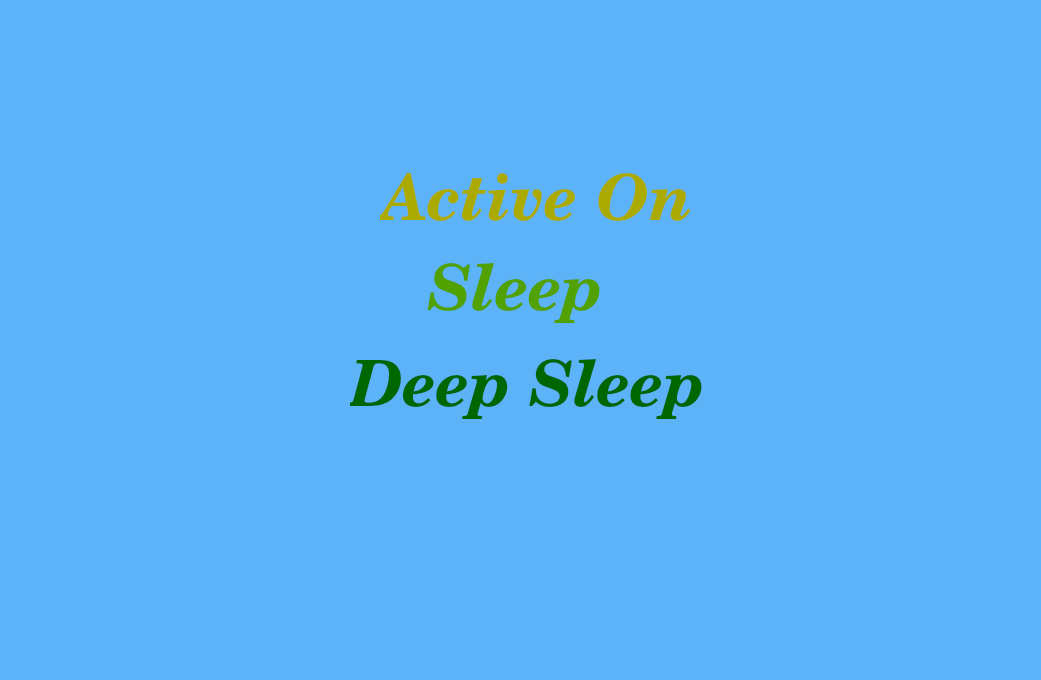
<?xml version="1.0" encoding="UTF-8"?>
<ui version="4.0">
 <class>Widget</class>
 <widget class="QWidget" name="Widget">
  <property name="geometry">
   <rect>
    <x>0</x>
    <y>0</y>
    <width>1041</width>
    <height>680</height>
   </rect>
  </property>
  <property name="palette">
   <palette>
    <active>
     <colorrole role="WindowText">
      <brush brushstyle="SolidPattern">
       <color alpha="255">
        <red>0</red>
        <green>0</green>
        <blue>0</blue>
       </color>
      </brush>
     </colorrole>
     <colorrole role="Dark">
      <brush brushstyle="SolidPattern">
       <color alpha="255">
        <red>170</red>
        <green>85</green>
        <blue>0</blue>
       </color>
      </brush>
     </colorrole>
     <colorrole role="Text">
      <brush brushstyle="SolidPattern">
       <color alpha="255">
        <red>170</red>
        <green>85</green>
        <blue>0</blue>
       </color>
      </brush>
     </colorrole>
     <colorrole role="ButtonText">
      <brush brushstyle="SolidPattern">
       <color alpha="255">
        <red>0</red>
        <green>0</green>
        <blue>0</blue>
       </color>
      </brush>
     </colorrole>
     <colorrole role="Base">
      <brush brushstyle="SolidPattern">
       <color alpha="255">
        <red>255</red>
        <green>255</green>
        <blue>255</blue>
       </color>
      </brush>
     </colorrole>
     <colorrole role="Window">
      <brush brushstyle="SolidPattern">
       <color alpha="255">
        <red>93</red>
        <green>179</green>
        <blue>248</blue>
       </color>
      </brush>
     </colorrole>
    </active>
    <inactive>
     <colorrole role="WindowText">
      <brush brushstyle="SolidPattern">
       <color alpha="255">
        <red>0</red>
        <green>0</green>
        <blue>0</blue>
       </color>
      </brush>
     </colorrole>
     <colorrole role="Dark">
      <brush brushstyle="SolidPattern">
       <color alpha="255">
        <red>170</red>
        <green>85</green>
        <blue>0</blue>
       </color>
      </brush>
     </colorrole>
     <colorrole role="Text">
      <brush brushstyle="SolidPattern">
       <color alpha="255">
        <red>170</red>
        <green>85</green>
        <blue>0</blue>
       </color>
      </brush>
     </colorrole>
     <colorrole role="ButtonText">
      <brush brushstyle="SolidPattern">
       <color alpha="255">
        <red>0</red>
        <green>0</green>
        <blue>0</blue>
       </color>
      </brush>
     </colorrole>
     <colorrole role="Base">
      <brush brushstyle="SolidPattern">
       <color alpha="255">
        <red>255</red>
        <green>255</green>
        <blue>255</blue>
       </color>
      </brush>
     </colorrole>
     <colorrole role="Window">
      <brush brushstyle="SolidPattern">
       <color alpha="255">
        <red>93</red>
        <green>179</green>
        <blue>248</blue>
       </color>
      </brush>
     </colorrole>
    </inactive>
    <disabled>
     <colorrole role="WindowText">
      <brush brushstyle="SolidPattern">
       <color alpha="255">
        <red>170</red>
        <green>85</green>
        <blue>0</blue>
       </color>
      </brush>
     </colorrole>
     <colorrole role="Dark">
      <brush brushstyle="SolidPattern">
       <color alpha="255">
        <red>170</red>
        <green>85</green>
        <blue>0</blue>
       </color>
      </brush>
     </colorrole>
     <colorrole role="Text">
      <brush brushstyle="SolidPattern">
       <color alpha="255">
        <red>170</red>
        <green>85</green>
        <blue>0</blue>
       </color>
      </brush>
     </colorrole>
     <colorrole role="ButtonText">
      <brush brushstyle="SolidPattern">
       <color alpha="255">
        <red>170</red>
        <green>85</green>
        <blue>0</blue>
       </color>
      </brush>
     </colorrole>
     <colorrole role="Base">
      <brush brushstyle="SolidPattern">
       <color alpha="255">
        <red>93</red>
        <green>179</green>
        <blue>248</blue>
       </color>
      </brush>
     </colorrole>
     <colorrole role="Window">
      <brush brushstyle="SolidPattern">
       <color alpha="255">
        <red>93</red>
        <green>179</green>
        <blue>248</blue>
       </color>
      </brush>
     </colorrole>
    </disabled>
   </palette>
  </property>
  <property name="windowTitle">
   <string/>
  </property>
  <property name="autoFillBackground">
   <bool>false</bool>
  </property>
  <widget class="QLabel" name="label">
   <property name="geometry">
    <rect>
     <x>380</x>
     <y>160</y>
     <width>311</width>
     <height>101</height>
    </rect>
   </property>
   <property name="sizePolicy">
    <sizepolicy hsizetype="Expanding" vsizetype="Expanding">
     <horstretch>0</horstretch>
     <verstretch>0</verstretch>
    </sizepolicy>
   </property>
   <property name="palette">
    <palette>
     <active>
      <colorrole role="WindowText">
       <brush brushstyle="SolidPattern">
        <color alpha="255">
         <red>170</red>
         <green>170</green>
         <blue>0</blue>
        </color>
       </brush>
      </colorrole>
     </active>
     <inactive>
      <colorrole role="WindowText">
       <brush brushstyle="SolidPattern">
        <color alpha="255">
         <red>170</red>
         <green>170</green>
         <blue>0</blue>
        </color>
       </brush>
      </colorrole>
     </inactive>
     <disabled>
      <colorrole role="WindowText">
       <brush brushstyle="SolidPattern">
        <color alpha="255">
         <red>170</red>
         <green>85</green>
         <blue>0</blue>
        </color>
       </brush>
      </colorrole>
     </disabled>
    </palette>
   </property>
   <property name="font">
    <font>
     <family>Century Schoolbook L</family>
     <pointsize>48</pointsize>
     <weight>75</weight>
     <italic>true</italic>
     <bold>true</bold>
    </font>
   </property>
   <property name="layoutDirection">
    <enum>Qt::LeftToRight</enum>
   </property>
   <property name="autoFillBackground">
    <bool>true</bool>
   </property>
   <property name="text">
    <string>&lt;html&gt;&lt;head/&gt;&lt;body&gt;&lt;p align=&quot;center&quot;&gt;Active On&lt;/p&gt;&lt;/body&gt;&lt;/html&gt;</string>
   </property>
  </widget>
  <widget class="QLabel" name="label_2">
   <property name="geometry">
    <rect>
     <x>360</x>
     <y>250</y>
     <width>311</width>
     <height>101</height>
    </rect>
   </property>
   <property name="palette">
    <palette>
     <active>
      <colorrole role="WindowText">
       <brush brushstyle="SolidPattern">
        <color alpha="255">
         <red>81</red>
         <green>162</green>
         <blue>0</blue>
        </color>
       </brush>
      </colorrole>
     </active>
     <inactive>
      <colorrole role="WindowText">
       <brush brushstyle="SolidPattern">
        <color alpha="255">
         <red>81</red>
         <green>162</green>
         <blue>0</blue>
        </color>
       </brush>
      </colorrole>
     </inactive>
     <disabled>
      <colorrole role="WindowText">
       <brush brushstyle="SolidPattern">
        <color alpha="255">
         <red>170</red>
         <green>85</green>
         <blue>0</blue>
        </color>
       </brush>
      </colorrole>
     </disabled>
    </palette>
   </property>
   <property name="font">
    <font>
     <family>Century Schoolbook L</family>
     <pointsize>48</pointsize>
     <weight>75</weight>
     <italic>true</italic>
     <bold>true</bold>
    </font>
   </property>
   <property name="layoutDirection">
    <enum>Qt::LeftToRight</enum>
   </property>
   <property name="autoFillBackground">
    <bool>true</bool>
   </property>
   <property name="text">
    <string>&lt;html&gt;&lt;head/&gt;&lt;body&gt;&lt;p align=&quot;center&quot;&gt;Sleep&lt;/p&gt;&lt;/body&gt;&lt;/html&gt;</string>
   </property>
  </widget>
  <widget class="QLabel" name="label_3">
   <property name="geometry">
    <rect>
     <x>350</x>
     <y>340</y>
     <width>361</width>
     <height>101</height>
    </rect>
   </property>
   <property name="palette">
    <palette>
     <active>
      <colorrole role="WindowText">
       <brush brushstyle="SolidPattern">
        <color alpha="255">
         <red>0</red>
         <green>103</green>
         <blue>0</blue>
        </color>
       </brush>
      </colorrole>
     </active>
     <inactive>
      <colorrole role="WindowText">
       <brush brushstyle="SolidPattern">
        <color alpha="255">
         <red>0</red>
         <green>103</green>
         <blue>0</blue>
        </color>
       </brush>
      </colorrole>
     </inactive>
     <disabled>
      <colorrole role="WindowText">
       <brush brushstyle="SolidPattern">
        <color alpha="255">
         <red>170</red>
         <green>85</green>
         <blue>0</blue>
        </color>
       </brush>
      </colorrole>
     </disabled>
    </palette>
   </property>
   <property name="font">
    <font>
     <family>Century Schoolbook L</family>
     <pointsize>48</pointsize>
     <weight>75</weight>
     <italic>true</italic>
     <bold>true</bold>
    </font>
   </property>
   <property name="layoutDirection">
    <enum>Qt::LeftToRight</enum>
   </property>
   <property name="autoFillBackground">
    <bool>true</bool>
   </property>
   <property name="text">
    <string>Deep Sleep</string>
   </property>
  </widget>
 </widget>
 <layoutdefault spacing="6" margin="11"/>
 <resources/>
 <connections/>
</ui>
